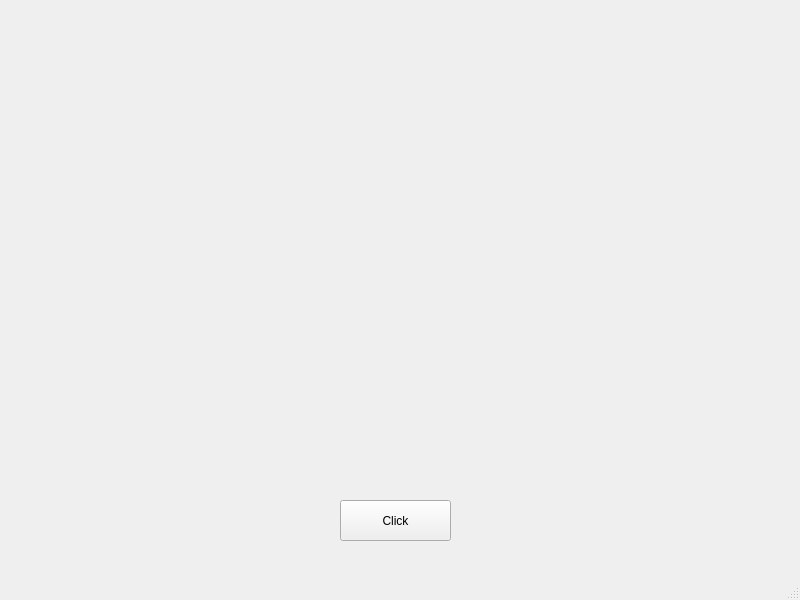
<?xml version="1.0" encoding="UTF-8"?>
<ui version="4.0">
 <class>MainWindow</class>
 <widget class="QMainWindow" name="MainWindow">
  <property name="geometry">
   <rect>
    <x>0</x>
    <y>0</y>
    <width>800</width>
    <height>600</height>
   </rect>
  </property>
  <property name="windowTitle">
   <string>MainWindow</string>
  </property>
  <widget class="QWidget" name="centralwidget">
   <widget class="QPushButton" name="button">
    <property name="geometry">
     <rect>
      <x>340</x>
      <y>500</y>
      <width>111</width>
      <height>41</height>
     </rect>
    </property>
    <property name="text">
     <string>Click</string>
    </property>
   </widget>
  </widget>
  <widget class="QMenuBar" name="menubar">
   <property name="geometry">
    <rect>
     <x>0</x>
     <y>0</y>
     <width>800</width>
     <height>21</height>
    </rect>
   </property>
  </widget>
  <widget class="QStatusBar" name="statusbar"/>
 </widget>
 <resources/>
 <connections/>
</ui>
